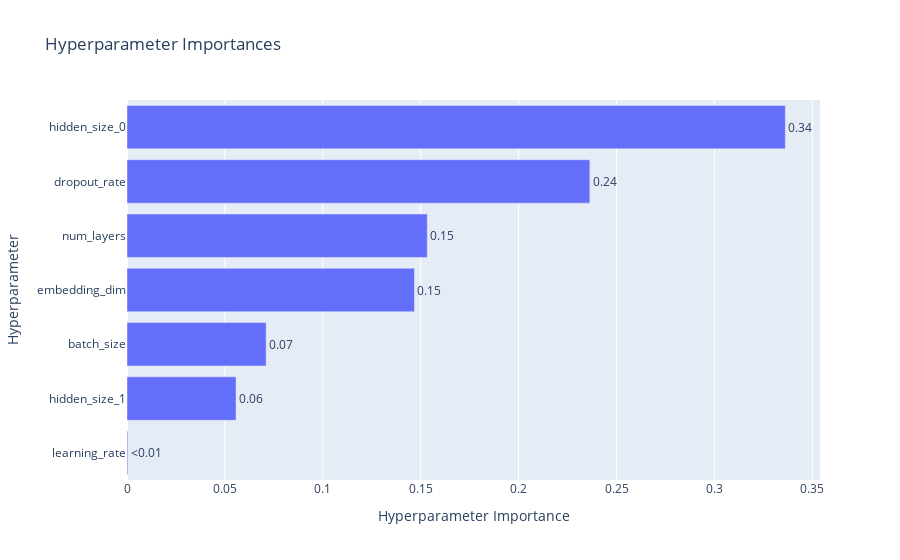

Source (notebook cell):
### Markdown cell above
### Hyperparameter Sensitivity Analysis

### Code cell
# Hyperparameter Importances
plot_param_importances(study).show()

### Figure 1 — Plotly figure (JSON) as saved in the notebook; plotly's stock layout.template omitted (floating-point values rounded to 4 significant figures)
{"data": [{"cliponaxis": false, "hovertemplate": ["learning_rate (FloatDistribution): 0.0004399582109758657<extra></extra>", "hidden_size_1 (IntDistribution): 0.05568595276976119<extra></extra>", "batch_size (CategoricalDistribution): 0.07107385042396214<extra></extra>", "embedding_dim (IntDistribution): 0.14682506045457458<extra></extra>", "num_layers (IntDistribution): 0.15335512652879293<extra></extra>", "dropout_rate (FloatDistribution): 0.23638861461338145<extra></extra>", "hidden_size_0 (IntDistribution): 0.3362314369985519<extra></extra>"], "name": "Objective Value", "orientation": "h", "text": ["<0.01", "0.06", "0.07", "0.15", "0.15", "0.24", "0.34"], "textposition": "outside", "type": "bar", "x": [0.00044, 0.05569, 0.07107, 0.1468, 0.1534, 0.2364, 0.3362], "y": ["learning_rate", "hidden_size_1", "batch_size", "embedding_dim", "num_layers", "dropout_rate", "hidden_size_0"]}], "layout": {"title": {"text": "Hyperparameter Importances"}, "xaxis": {"title": {"text": "Hyperparameter Importance"}}, "yaxis": {"title": {"text": "Hyperparameter"}}}}
